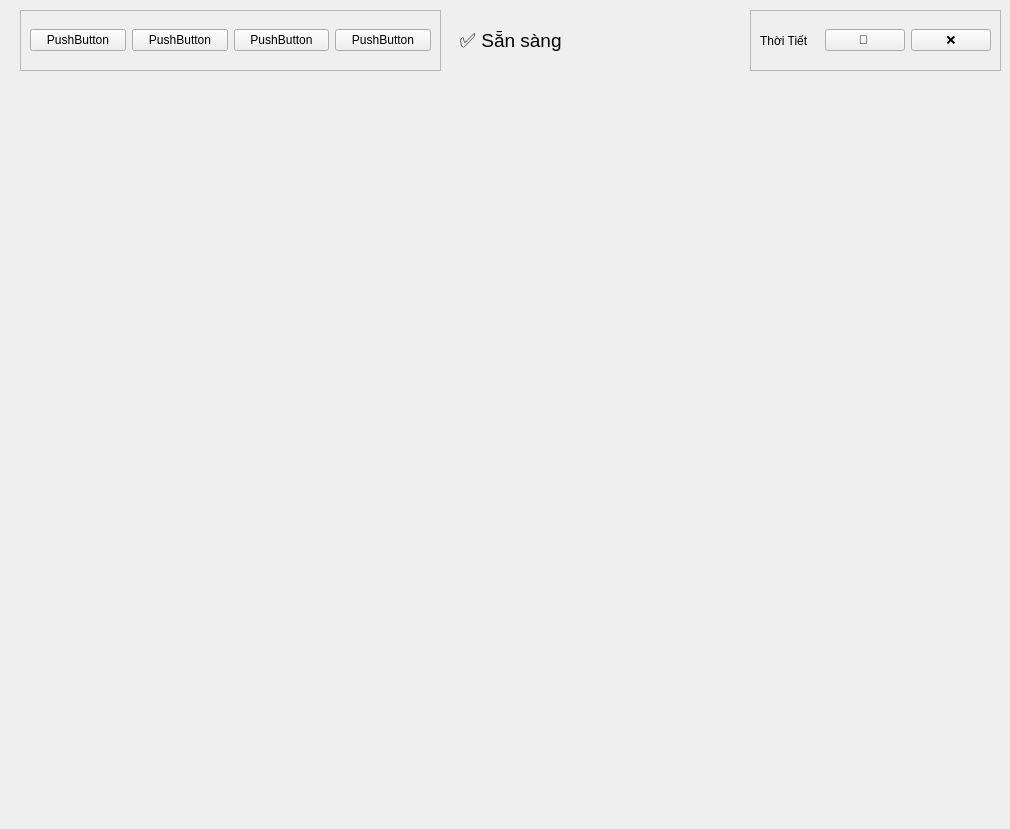
<?xml version="1.0" encoding="UTF-8"?>
<ui version="4.0">
 <class>MainWindow</class>
 <widget class="QMainWindow" name="MainWindow">
  <property name="geometry">
   <rect>
    <x>0</x>
    <y>0</y>
    <width>1010</width>
    <height>829</height>
   </rect>
  </property>
  <property name="windowTitle">
   <string>MainWindow</string>
  </property>
  <widget class="QWidget" name="centralwidget">
   <widget class="QFrame" name="frame_url_bar">
    <property name="geometry">
     <rect>
      <x>20</x>
      <y>10</y>
      <width>421</width>
      <height>61</height>
     </rect>
    </property>
    <property name="frameShape">
     <enum>QFrame::StyledPanel</enum>
    </property>
    <property name="frameShadow">
     <enum>QFrame::Raised</enum>
    </property>
    <layout class="QHBoxLayout" name="horizontalLayout_2">
     <item>
      <widget class="QPushButton" name="btn_accweather">
       <property name="text">
        <string>PushButton</string>
       </property>
      </widget>
     </item>
     <item>
      <widget class="QPushButton" name="btn_weathercom">
       <property name="text">
        <string>PushButton</string>
       </property>
      </widget>
     </item>
     <item>
      <widget class="QPushButton" name="btn_windy">
       <property name="text">
        <string>PushButton</string>
       </property>
      </widget>
     </item>
     <item>
      <widget class="QPushButton" name="btn_openweather">
       <property name="text">
        <string>PushButton</string>
       </property>
      </widget>
     </item>
    </layout>
   </widget>
   <widget class="QLabel" name="lbl_status">
    <property name="geometry">
     <rect>
      <x>460</x>
      <y>20</y>
      <width>161</width>
      <height>41</height>
     </rect>
    </property>
    <property name="font">
     <font>
      <pointsize>14</pointsize>
     </font>
    </property>
    <property name="text">
     <string>✅ Sẵn sàng</string>
    </property>
   </widget>
   <widget class="QWidget" name="web_container" native="true">
    <property name="enabled">
     <bool>true</bool>
    </property>
    <property name="geometry">
     <rect>
      <x>10</x>
      <y>80</y>
      <width>991</width>
      <height>731</height>
     </rect>
    </property>
   </widget>
   <widget class="QFrame" name="frame_header">
    <property name="geometry">
     <rect>
      <x>750</x>
      <y>10</y>
      <width>251</width>
      <height>61</height>
     </rect>
    </property>
    <property name="frameShape">
     <enum>QFrame::StyledPanel</enum>
    </property>
    <property name="frameShadow">
     <enum>QFrame::Raised</enum>
    </property>
    <layout class="QHBoxLayout" name="horizontalLayout">
     <item>
      <widget class="QLabel" name="lbl_title">
       <property name="text">
        <string>Thời Tiết</string>
       </property>
      </widget>
     </item>
     <item>
      <widget class="QPushButton" name="btn_refresh">
       <property name="text">
        <string>🔄 </string>
       </property>
      </widget>
     </item>
     <item>
      <widget class="QPushButton" name="btn_close">
       <property name="text">
        <string>❌</string>
       </property>
      </widget>
     </item>
    </layout>
   </widget>
  </widget>
 </widget>
 <resources/>
 <connections/>
</ui>
